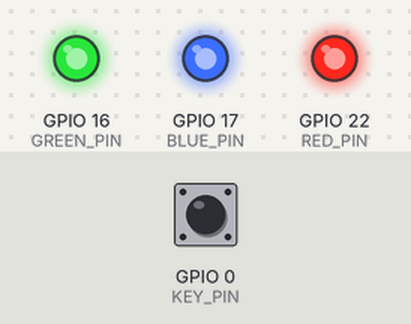
Simulated run of this sketch. Board: ESP32. Shown: output pins drawn as LEDs (lit = HIGH). The inputs (shaded band) are chosen by the test bench; at power-on: GPIO 0 (KEY_PIN) HIGH.

Above: at 1.2 s.
1.3 s: GPIO 0 (KEY_PIN) pulled LOW for 0.15 s
At 2.0 s:
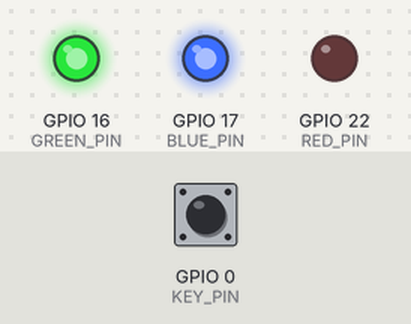
2.9 s: GPIO 0 (KEY_PIN) pulled LOW for 1 s
At 4.5 s:
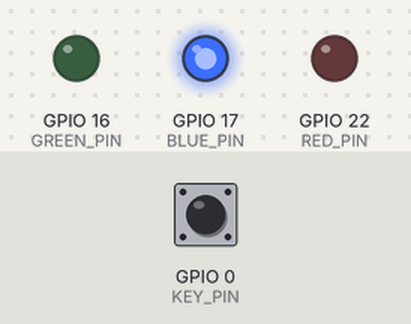
5.4 s: GPIO 0 (KEY_PIN) pulled LOW for 0.15 s
At 6.3 s:
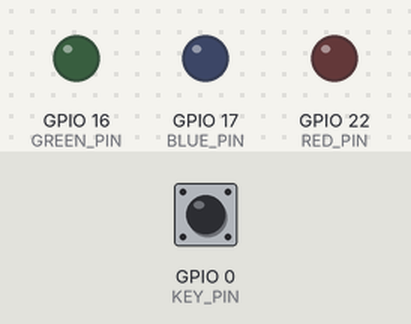
7.0 s: GPIO 0 (KEY_PIN) pulled LOW for 3.2 s
At 10.5 s:
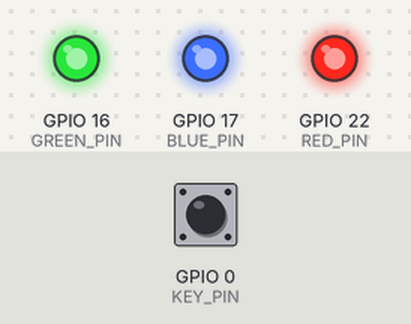
Timing chart, 0 to 12.0 s (numbered marks = the images above; inputs shaded):
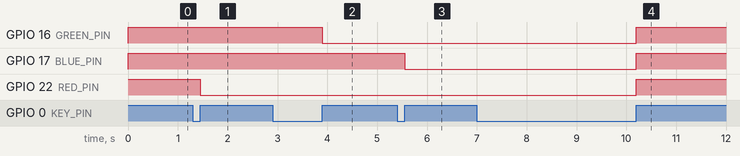

Measured:
- after the input at 1.3 s, GPIO 22 (RED_PIN): HIGH → LOW after 0.15 s
- after the input at 2.9 s, GPIO 16 (GREEN_PIN): HIGH → LOW after 1.0 s
- after the input at 5.4 s, GPIO 17 (BLUE_PIN): HIGH → LOW after 0.15 s
- after the input at 7.0 s, GPIO 16 (GREEN_PIN), GPIO 17 (BLUE_PIN), GPIO 22 (RED_PIN): LOW → HIGH after 3.2 s

The sketch:

Key_test.ino
```cpp
//The function of this program is to control LED lights with buttons

//pin usage as follow:
//                     RED   GREEN   BLUE   KEY   VCC    GND
//ESP32-WROOM-32E:      22     16     17     0    5V     GND

/***********************************************************************************
* @attention
*
* THE PRESENT FIRMWARE WHICH IS FOR GUIDANCE ONLY AIMS AT PROVIDING CUSTOMERS
* WITH CODING INFORMATION REGARDING THEIR PRODUCTS IN ORDER FOR THEM TO SAVE
* TIME. AS A RESULT, QD electronic SHALL NOT BE HELD LIABLE FOR ANY
* DIRECT, INDIRECT OR CONSEQUENTIAL DAMAGES WITH RESPECT TO ANY CLAIMS ARISING
* FROM THE CONTENT OF SUCH FIRMWARE AND/OR THE USE MADE BY CUSTOMERS OF THE
* CODING INFORMATION CONTAINED HEREIN IN CONNECTION WITH THEIR PRODUCTS.
**********************************************************************************/

#define RED_PIN 22
#define GREEN_PIN 16
#define BLUE_PIN 17

#define LED_ON  0
#define LED_OFF 1

#define KEY_PIN  0

int key_num = 0;

void setup()
{
  //Initialize LED GPIO, turn off tricolor light
  pinMode(RED_PIN, OUTPUT);
  pinMode(GREEN_PIN, OUTPUT);
  pinMode(BLUE_PIN, OUTPUT);
  digitalWrite(RED_PIN, LED_OFF);  //RED
  digitalWrite(GREEN_PIN, LED_OFF); //GREEN
  digitalWrite(BLUE_PIN, LED_OFF); //GREEN
  //Initialize KEY GPIO
  pinMode(KEY_PIN,INPUT_PULLUP);
}

void loop()
{
  if(!digitalRead(KEY_PIN))
  {
    delay(10);
    if(!digitalRead(KEY_PIN))
   {
      while(!digitalRead(KEY_PIN));
      ++key_num;
      switch(key_num)
      {
        case 1:
          digitalWrite(RED_PIN, LED_ON);
          break;
        case 2:
          digitalWrite(GREEN_PIN, LED_ON);
          break;
        case 3:
          digitalWrite(BLUE_PIN, LED_ON);
          break;
        case 4:
          key_num = 0;
          digitalWrite(RED_PIN, LED_OFF);
          digitalWrite(GREEN_PIN, LED_OFF);
          digitalWrite(BLUE_PIN, LED_OFF);
          break;
        default:
          break;
      }
    }
  }
}
```
